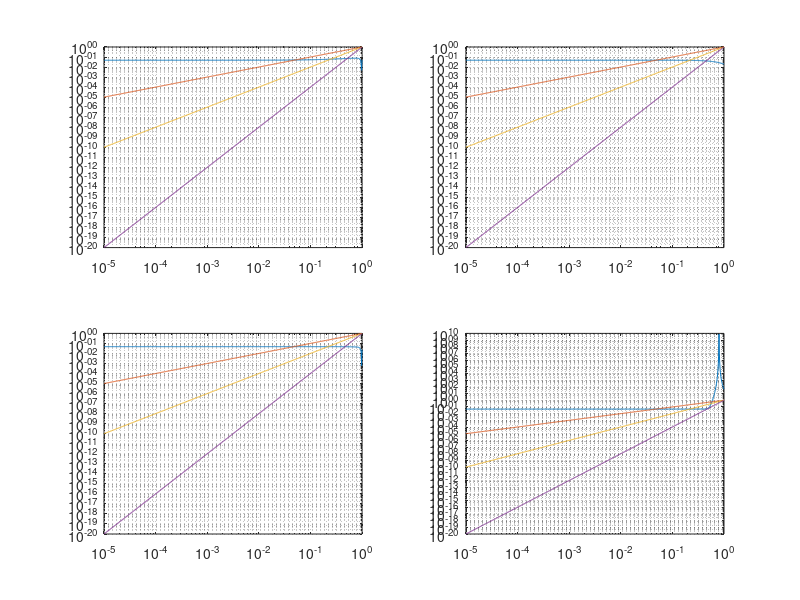

The MATLAB source for this figure:
%Blatt 4
%Aufgabe 2

clear all; close all; clc;

%Berechnung der Näherungswerte für verschiedene Schrittweiten h
h = logspace(-5,0, 1000);
x0 = 0.6*ones(5,1);
k = [-2;-1;0;1;2];
zp = zeros(length(h), 1);
dpep = zeros(length(h), 1);
dpmp = zeros(length(h), 1);
fpmp = zeros(length(h), 1);

 
for i = 1:length(h)
   
    x = x0 + k*h(i);
    fx = (x./(1+x)).^5;

    %%Zweipunkteformel

    zp(i) = (fx(3)-fx(2))/h(i);

    %%Dreipunkte Endpunkt Formel

    dpep(i) = 1/(2*h(i))*(-3*fx(3)+4*fx(4)-fx(5));

    %%Dreipunkte Mittelpunkt Formel

    dpmp(i) = 1/(2*h(i))*(fx(4)-fx(2));

    %%Fünfpunkte Mittelpunkt Formel

    fpmp(i) = 1/(12*h(i))*(fx(1)-8*fx(2)+8*fx(4)-fx(5));
    
end

zp = abs(0.0862380981-zp);
dpep = abs(0.0862380981-dpep);
dpmp = abs(0.0862380981-dpmp);
fpmp = abs(0.0862380981-fpmp);



subplot(2,2,1);
loglog(h, zp);
hold on;
plot(h, h, h, h.^2, h, h.^4);
grid minor;

subplot(2,2,2);
loglog(h, dpep);
hold on;
plot(h, h, h, h.^2, h, h.^4);
grid minor;

subplot(2,2,3);
loglog(h, dpmp);
hold on;
plot(h, h, h, h.^2, h, h.^4);
grid minor;

subplot(2,2,4);
loglog(h, fpmp);
hold on;
plot(h, h, h, h.^2, h, h.^4);
grid minor;
